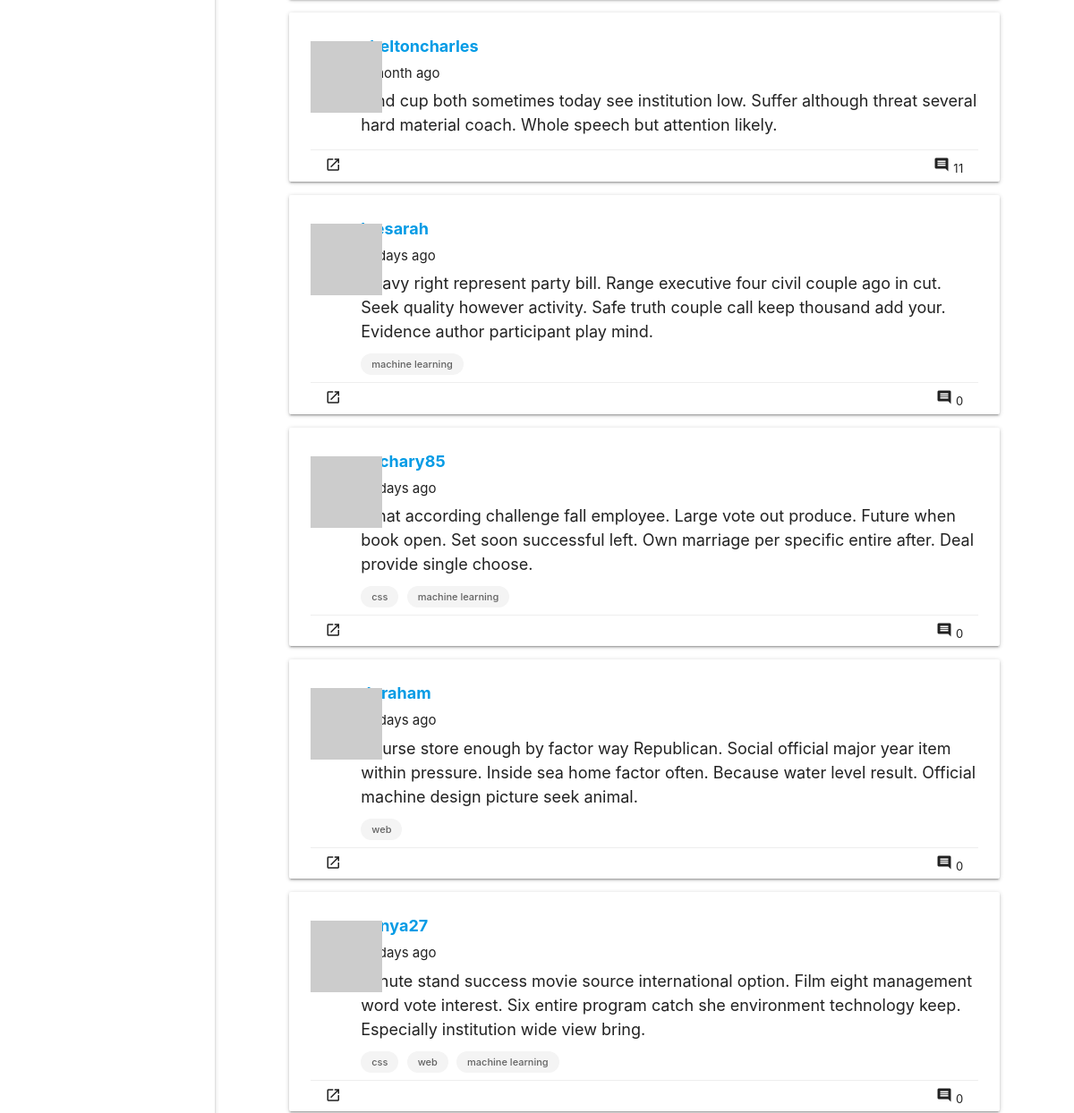
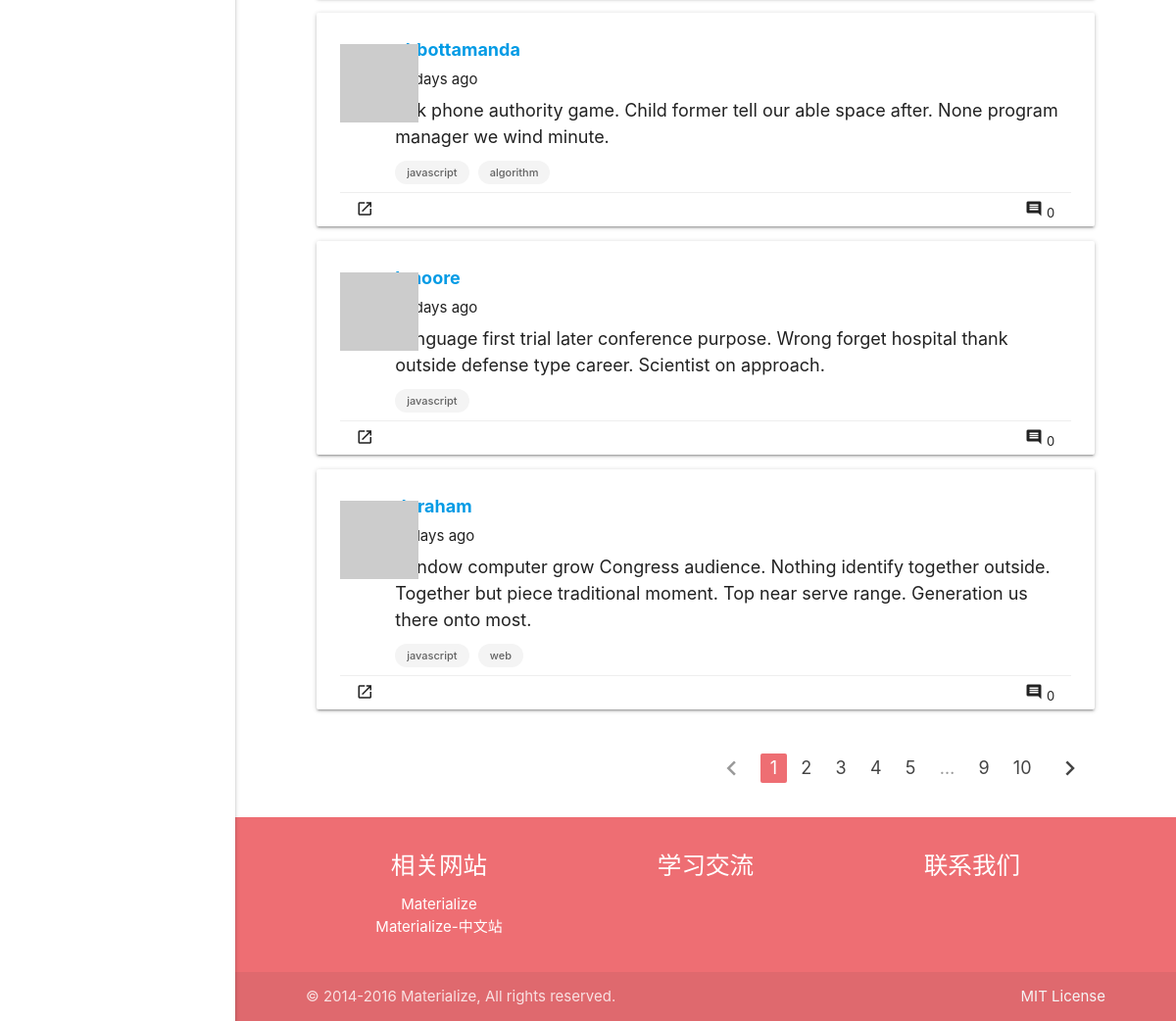
The app's page /recommended (lower part), older data (2 pictures, top to bottom).
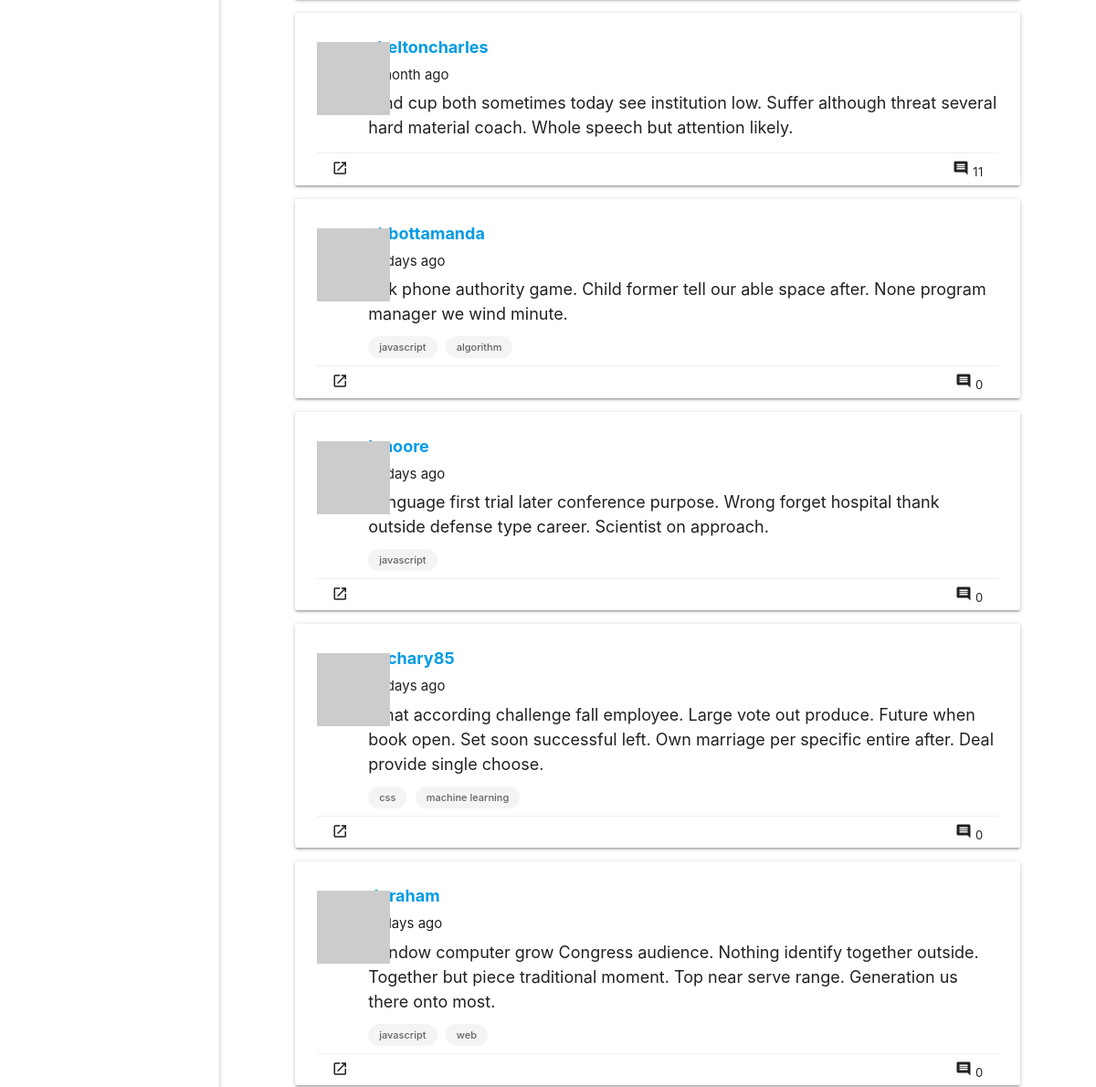
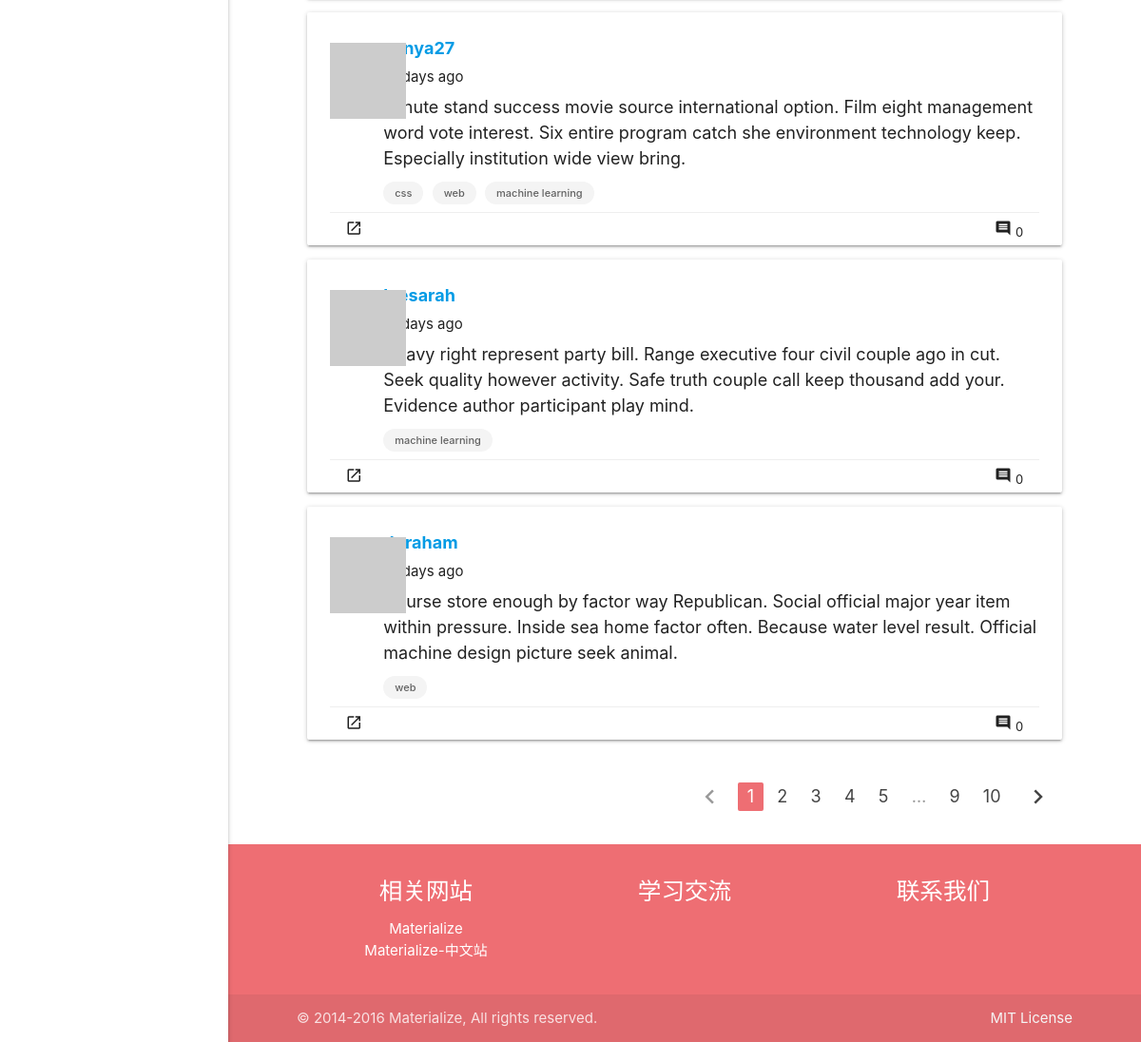
The same page, newer data (2 pictures, top to bottom).
### app/models.py (models this page shows, shortened)
class Post(db.Model):
    __tablename__ = 'posts'
    id = db.Column(db.Integer, primary_key=True)
    body = db.Column(db.Text)
    timestamp = db.Column(db.DateTime, index=True, default=datetime.utcnow)
    author_id = db.Column(db.Integer, db.ForeignKey('users.id'))
    rank = db.Column(db.Float, default=0, index=True)
    comments = db.relationship('Comment', backref='post', lazy='dynamic')
    tags = db.relationship('Tag',
                           secondary=posttags,
                           backref=db.backref('posts', lazy='dynamic'),
                           lazy='dynamic')
    def generate_rank(self):
        likers = len(self.likers.all())
        collectors = len(self.collectors.all())
        comments = len(self.comments.all())
        tag_rank = 0
        for tag in self.tags:
            tag.generate_rank()
            tag_rank += tag.rank/(len(self.tags.all()))
        rank = tag_rank * 0.3 + collectors * 0.3 + comments * 0.25 + likers * 0.15
        self.rank = rank
        db.session.add(self)
        db.session.commit()
    @staticmethod
    def ranks():
        for post in Post.query.all():
            post.generate_rank()

class User(UserMixin, db.Model):
    __tablename__ = 'users'
    id = db.Column(db.Integer, primary_key=True)
    email = db.Column(db.String(64), unique=True, index=True)
    username = db.Column(db.String(64), unique=True, index=True)
    role_id = db.Column(db.Integer, db.ForeignKey('roles.id'))
    password_hash = db.Column(db.String(128))
    confirmed = db.Column(db.Boolean, default=False)
    name = db.Column(db.String(64))
    location = db.Column(db.String(64))
    about_me = db.Column(db.Text())
    member_since = db.Column(db.DateTime(), default=datetime.utcnow)
    last_seen = db.Column(db.DateTime(), default=datetime.utcnow)
    avatar_hash = db.Column(db.String(32))
    posts = db.relationship('Post', backref='author', lazy='dynamic')
    followed = db.relationship('Follow',
                               foreign_keys=[Follow.follower_id],
                               backref=db.backref('follower', lazy='joined'),
                               lazy='dynamic',
                               cascade='all, delete-orphan')
    followers = db.relationship('Follow',
                                foreign_keys=[Follow.followed_id],
                                backref=db.backref('followed', lazy='joined'),
                                lazy='dynamic',
                                cascade='all, delete-orphan')
    comments = db.relationship('Comment', backref='author', lazy='dynamic')
    collections = db.relationship('Post',
                                  secondary=collect,
                                  backref=db.backref('collectors', lazy='dynamic'),
                                  lazy='dynamic')
    liked_posts = db.relationship('Post',
                                  secondary=like,
                                  backref=db.backref('likers', lazy='dynamic'),
                                  lazy='dynamic')
    items = db.relationship('Item', backref='author', cascade='all')
    @property
    def password(self):
        raise AttributeError('password is not a readable attribute')
    def gravatar(self, size=100, default='identicon', rating='g'):
        url = 'https://secure.gravatar.com/avatar'
        hash = self.avatar_hash or self.gravatar_hash()
        return '{url}/{hash}?s={size}&d={default}&r={rating}'.format(
            url=url, hash=hash, size=size, default=default, rating=rating)
    def collect(self, post):
        if not self.is_collecting(post):
            self.collections.append(post)
            db.session.add(self)
    def like(self, post):
        if not self.is_liking(post):
            self.liked_posts.append(post)
            db.session.add(self)

class Tag(db.Model):
    __tablename__ = 'tags'
    id = db.Column(db.Integer, primary_key=True)
    name = db.Column(db.String(64))
    rank = db.Column(db.Integer, default=0)
    def generate_rank(self):
        rank = len(self.posts.all())
        self.rank=rank
        db.session.add(self)
        db.session.commit()

### app/main/views.py (the view)
@main.route('/recommended')
def recommended():
    Post.ranks()
    page = request.args.get('page', 1, type=int)
    pagination = Post.query.order_by(Post.rank.desc()).paginate(
        page, per_page=current_app.config['FLASKY_POSTS_PER_PAGE'], error_out=False)
    posts = pagination.items
    return render_template('recommended.html', posts=posts, pagination=pagination, endpoint='.recommended')

### app/auth/views.py (called while the page is built)
@auth.before_app_request
def before_request():
    if current_user.is_authenticated:
        current_user.ping()
        if not current_user.confirmed \
                and request.endpoint \
                and request.blueprint != 'auth'\
                and request.endpoint != 'static':
            return redirect(url_for('auth.unconfirmed'))

### app/main/__init__.py (called while the page is built)
@main.app_context_processor
def inject_permissions():
    return dict(Permission=Permission)

### app/models.py (called while the page is built)
    def is_administrator(self):
        return False

### app/templates/recommended.html (shortened to what this page needs)
{% extends "base.html" %}
{% import "_macros.html" as macros %}
{% block content %}
<main>
    <div class="container">
        <div class="row">
            <ul class="col s12 m12 l12 posts">
                {% for post in posts %}
                {% include '_post.html' %}
                {% endfor %}
            </ul>
            {% if pagination %}
            <div class="col s12 m12 l12 pagination">
                {{ macros.pagination_widget(pagination, endpoint) }}
            </div>
            {% endif %}
        </div>
    </div>
</main>
{% endblock %}

### app/templates/_post.html (shortened to what this page needs)
<div class="card post-card">
    <div class="post-thumbnail">
        <a href="{{ url_for('.user', username=post.author.username) }}">
            <img class="profile-thumbnail" src="{{ post.author.gravatar(size=40) }}">
        </a>
    </div>
    <div class="post-content">
        <div class="post-author"><a href="{{ url_for('.user', username=post.author.username) }}">{{ post.author.username }}</a></div>
        <div class="post-date">{{ moment(post.timestamp).fromNow() }}</div>
        <div class="post-body">{{ post.body }}</div>
        {% for tag in post.tags %}
        <a href="{{ url_for('.tag', tagname=tag.name) }}" class="chip">{{ tag.name }}</a>
        {% endfor %}
    </div>
    <div class="post-footer">
        <ul class="">
            <a class="waves-effect waves-teal btn-small btn-flat" href="{{ url_for('.post', id=post.id) }}">
                <i class="material-icons">launch</i>
            </a>
            <a class="waves-effect waves-teal btn-small btn-flat right" href="{{ url_for('.post', id=post.id) }}">
                <i class="material-icons" id="collect-btn">comment</i>
                <span class="comment-num">{{ post.comments.count() }}</span>
            </a>
        </ul>
    </div>
</div>

Row changes from the older to the newer data that the page shows:
changed Post "18 days ago": moves down the list
changed Post "sonya27": moves down the list
changed Post "17 days ago": moves down the list
changed Post (number 8 of 8 on the later page): moves down the list
